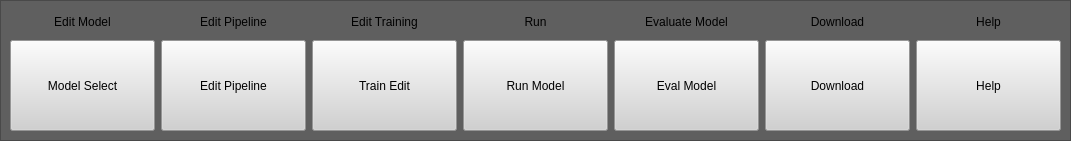
   <widget class="QFrame" name="frame">
    <property name="geometry">
     <rect>
      <x>-1</x>
      <y>-10</y>
      <width>1071</width>
      <height>141</height>
     </rect>
    </property>
    <property name="styleSheet">
     <string notr="true">background-color:rgb(95, 95, 95);
</string>
    </property>
    <property name="frameShape">
     <enum>QFrame::StyledPanel</enum>
    </property>
    <property name="frameShadow">
     <enum>QFrame::Raised</enum>
    </property>
    <widget class="QWidget" name="verticalLayoutWidget">
     <property name="geometry">
      <rect>
       <x>10</x>
       <y>10</y>
       <width>1051</width>
       <height>121</height>
      </rect>
     </property>
     <layout class="QVBoxLayout" name="verticalLayout_6">
      <item>
       <spacer name="verticalSpacer">
        <property name="orientation">
         <enum>Qt::Vertical</enum>
        </property>
        <property name="sizeType">
         <enum>QSizePolicy::Fixed</enum>
        </property>
        <property name="sizeHint" stdset="0">
         <size>
          <width>20</width>
          <height>5</height>
         </size>
        </property>
       </spacer>
      </item>
      <item>
       <layout class="QHBoxLayout" name="horizontalLayout_5">
        <item>
         <widget class="QLabel" name="label_8">
          <property name="text">
           <string>Edit Model</string>
          </property>
          <property name="alignment">
           <set>Qt::AlignCenter</set>
          </property>
         </widget>
        </item>
        <item>
         <widget class="QLabel" name="label_9">
          <property name="text">
           <string>Edit Pipeline</string>
          </property>
          <property name="alignment">
           <set>Qt::AlignCenter</set>
          </property>
         </widget>
        </item>
        <item>
         <widget class="QLabel" name="label_11">
          <property name="text">
           <string>Edit Training</string>
          </property>
          <property name="alignment">
           <set>Qt::AlignCenter</set>
          </property>
         </widget>
        </item>
        <item>
         <widget class="QLabel" name="label_13">
          <property name="text">
           <string>Run</string>
          </property>
          <property name="alignment">
           <set>Qt::AlignCenter</set>
          </property>
         </widget>
        </item>
        <item>
         <widget class="QLabel" name="label_15">
          <property name="text">
           <string>Evaluate Model</string>
          </property>
          <property name="alignment">
           <set>Qt::AlignCenter</set>
          </property>
         </widget>
        </item>
        <item>
         <widget class="QLabel" name="label_20">
          <property name="text">
           <string>Download</string>
          </property>
          <property name="alignment">
           <set>Qt::AlignCenter</set>
          </property>
         </widget>
        </item>
        <item>
         <widget class="QLabel" name="label_2">
          <property name="text">
           <string>Help</string>
          </property>
          <property name="alignment">
           <set>Qt::AlignCenter</set>
          </property>
         </widget>
        </item>
       </layout>
      </item>
      <item>
       <spacer name="verticalSpacer_31">
        <property name="orientation">
         <enum>Qt::Vertical</enum>
        </property>
        <property name="sizeType">
         <enum>QSizePolicy::Fixed</enum>
        </property>
        <property name="sizeHint" stdset="0">
         <size>
          <width>20</width>
          <height>5</height>
         </size>
        </property>
       </spacer>
      </item>
      <item>
       <layout class="QHBoxLayout" name="horizontalLayout_4">
        <item>
         <widget class="QPushButton" name="page1_btn">
          <property name="sizePolicy">
           <sizepolicy hsizetype="Minimum" vsizetype="Expanding">
            <horstretch>0</horstretch>
            <verstretch>0</verstretch>
           </sizepolicy>
          </property>
          <property name="styleSheet">
           <string notr="true">background-color: rgb(209, 209, 209)</string>
          </property>
          <property name="text">
           <string>Model Select</string>
          </property>
         </widget>
        </item>
        <item>
         <widget class="QPushButton" name="page4_btn">
          <property name="sizePolicy">
           <sizepolicy hsizetype="Minimum" vsizetype="Expanding">
            <horstretch>0</horstretch>
            <verstretch>0</verstretch>
           </sizepolicy>
          </property>
          <property name="minimumSize">
           <size>
            <width>0</width>
            <height>0</height>
           </size>
          </property>
          <property name="styleSheet">
           <string notr="true">background-color: rgb(209, 209, 209)</string>
          </property>
          <property name="text">
           <string>Edit Pipeline</string>
          </property>
         </widget>
        </item>
        <item>
         <widget class="QPushButton" name="page2_btn">
          <property name="sizePolicy">
           <sizepolicy hsizetype="Minimum" vsizetype="Expanding">
            <horstretch>0</horstretch>
            <verstretch>0</verstretch>
           </sizepolicy>
          </property>
          <property name="styleSheet">
           <string notr="true">background-color: rgb(209, 209, 209)</string>
          </property>
          <property name="text">
           <string>Train Edit</string>
          </property>
         </widget>
        </item>
        <item>
         <widget class="QPushButton" name="page3_btn">
          <property name="sizePolicy">
           <sizepolicy hsizetype="Minimum" vsizetype="Expanding">
            <horstretch>0</horstretch>
            <verstretch>0</verstretch>
           </sizepolicy>
          </property>
          <property name="styleSheet">
           <string notr="true">background-color: rgb(209, 209, 209)</string>
          </property>
          <property name="text">
           <string>Run Model</string>
          </property>
         </widget>
        </item>
        <item>
         <widget class="QPushButton" name="eval_btn">
          <property name="sizePolicy">
           <sizepolicy hsizetype="Minimum" vsizetype="Expanding">
            <horstretch>0</horstretch>
            <verstretch>0</verstretch>
           </sizepolicy>
          </property>
          <property name="styleSheet">
           <string notr="true">background-color: rgb(209, 209, 209)</string>
          </property>
          <property name="text">
           <string>Eval Model</string>
          </property>
         </widget>
        </item>
        <item>
         <widget class="QPushButton" name="DownloadModelPageBtn">
          <property name="sizePolicy">
           <sizepolicy hsizetype="Minimum" vsizetype="Expanding">
            <horstretch>0</horstretch>
            <verstretch>0</verstretch>
           </sizepolicy>
          </property>
          <property name="styleSheet">
           <string notr="true">background-color: rgb(209, 209, 209)</string>
          </property>
          <property name="text">
           <string>Download</string>
          </property>
         </widget>
        </item>
        <item>
         <widget class="QPushButton" name="Help_Page_btn">
          <property name="sizePolicy">
           <sizepolicy hsizetype="Minimum" vsizetype="Expanding">
            <horstretch>0</horstretch>
            <verstretch>0</verstretch>
           </sizepolicy>
          </property>
          <property name="styleSheet">
           <string notr="true">background-color: rgb(209, 209, 209)</string>
          </property>
          <property name="text">
           <string>Help</string>
          </property>
         </widget>
        </item>
       </layout>
      </item>
     </layout>
    </widget>
   </widget>
